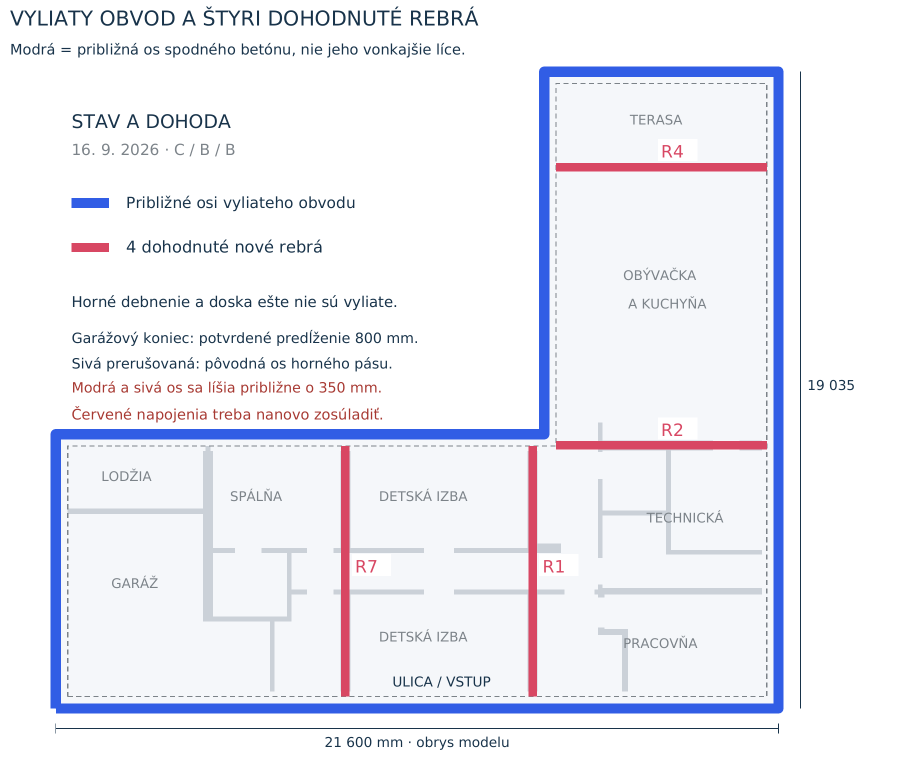
#> input picture foundation-analysis/drawings/agreed-ribs.png, 1800 x 1520 px, given in place of boucle-taupe-albedo.jpg, which was not available (shown at 1/2 size)
$ python prepare_living_palette.py
#> lines starting #> are read from the running program, lines starting #| are printed output that depends on the picture; pictures that were not available may be replaced by others from this repository, and a replacement may not be noted
from pathlib import Path
from PIL import Image,ImageStat
import argparse
import json
parser = argparse.ArgumentParser(description='Prepare the warm living-room variants of existing material maps.')
parser.add_argument('--root', type=Path, default=Path(__file__).resolve().parents[3])
parser.add_argument('--output', type=Path)
args = parser.parse_args()
ROOT = args.root.resolve() / 'public/assets/textures'
OUT = (args.output or args.root / 'output/archviz/living-palette').resolve()
OUT.mkdir(parents=True, exist_ok=True)
SPECS=[('boucle-taupe-albedo.jpg','living-boucle-ecru-albedo.jpg','#D8C8B2',.60),('rug-wool-taupe-albedo.jpg','living-wool-sand-albedo.jpg','#BCAE96',.70),('oak-veneer-albedo.jpg','living-natural-oak-albedo.jpg','#BE9566',.90),('stone-dark-albedo.jpg','living-warm-stone-albedo.jpg','#BDAF98',.60)]
def linear(v):return v/12.92 if v<=.04045 else ((v+.055)/1.055)**2.4
def srgb(v):return 12.92*v if v<=.0031308 else 1.055*v**(1/2.4)-.055
result=[]
for source,name,color,contrast in SPECS:
 im=Image.open(ROOT/source).convert('RGB');mean=ImageStat.Stat(im).mean;target=[int(color[i:i+2],16) for i in (1,3,5)];channels=[]
#> further down, im is the input picture: PIL image 1800x1520 RGB; mean R, G, B 237.1, 238.1, 245.6
#> after `mean = ImageStat.Stat(im).mean`: mean = [237.1, 238.1, 245.6]
 for channel,average,t in zip(im.split(),mean,target):
  lut=[]
  for i in range(256):
   variation=(linear(i/255)/max(.001,linear(average/255)))**contrast
   variation=max(.6,min(1.35,variation))
   lut.append(round(max(0,min(1,srgb(linear(t/255)*variation)))*255))
  channels.append(channel.point(lut))
#> this loop made 3 passes
#> (average, t) on passes 1 to 3: (237.1, 216), (238.1, 200), (245.6, 178)
#> after the loop, channels = 3 items
 output=Image.merge('RGB',channels);output.save(OUT/name,quality=94,optimize=True);result.append({'file':name,'source':source,'targetSrgb':color,'meanSrgb':[round(x,1) for x in ImageStat.Stat(output).mean],'bytes':(OUT/name).stat().st_size})
#> after `output = Image.merge('RGB', channels)`:
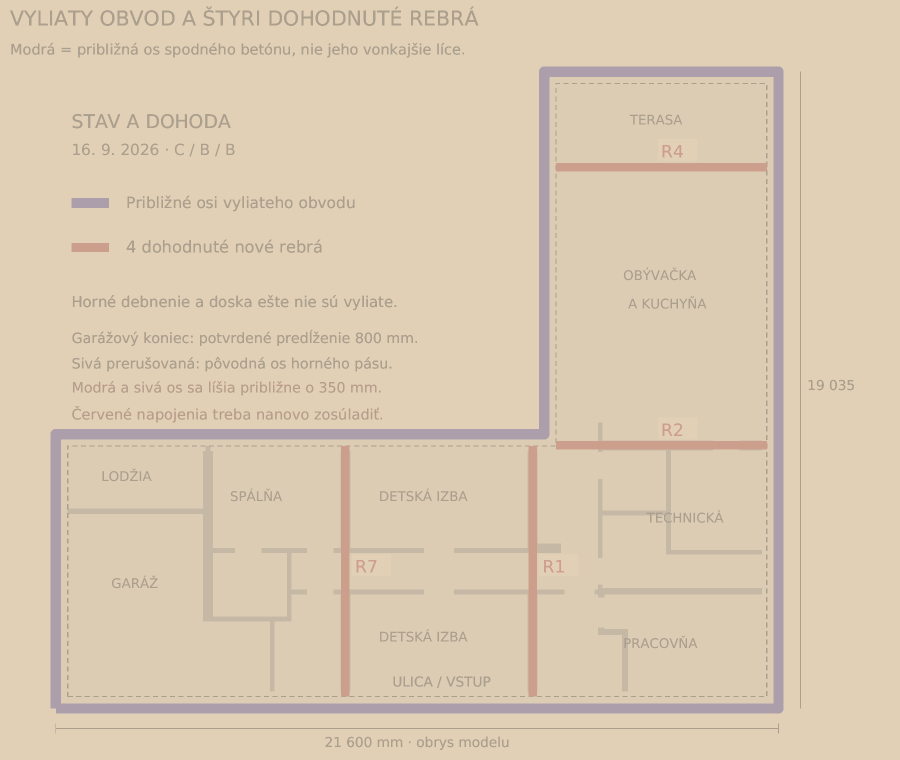
#> output: PIL image 1800x1520 RGB (shown at 1/2 size); mean R, G, B 219.5, 202.3, 178.9
#> (the run stopped early here; a loop or call above may not have finished)

$ run again, on foundation-analysis/drawings/technical/sheet-1.png
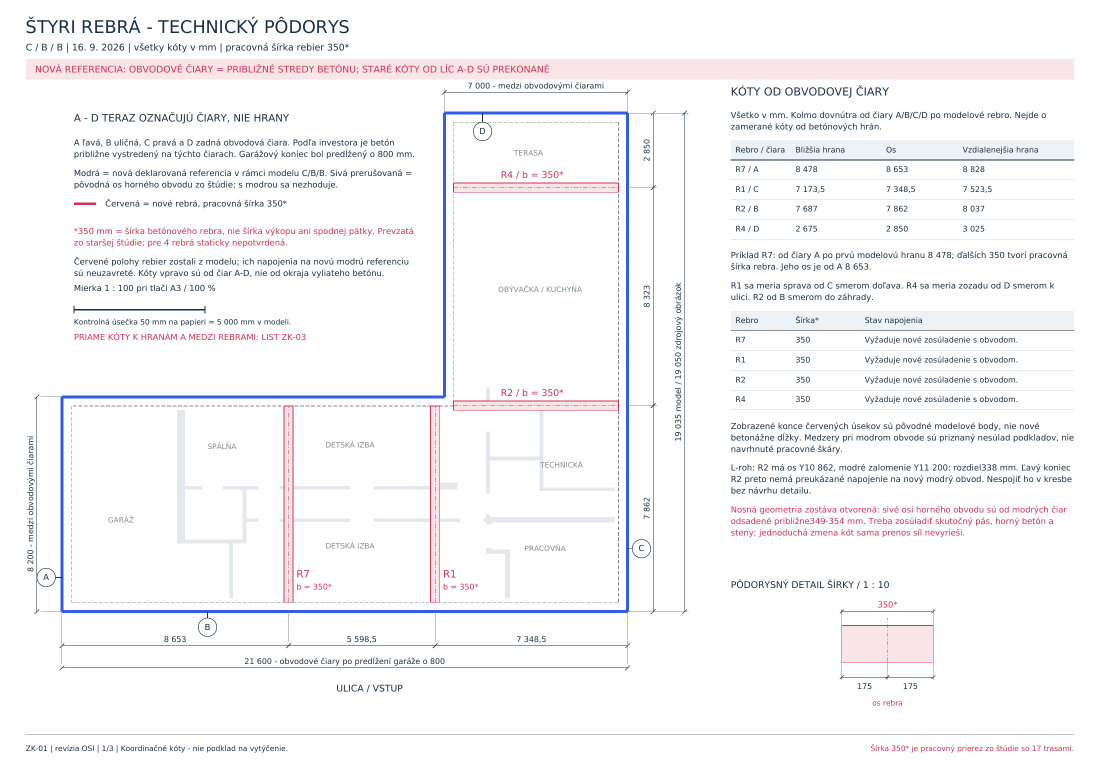
#> input picture foundation-analysis/drawings/technical/sheet-1.png, 2200 x 1556 px, given in place of boucle-taupe-albedo.jpg, which was not available (shown at 1/2 size)
#> im is the input picture: PIL image 2200x1556 RGB; mean R, G, B 247.3, 246.4, 248.4
#> mean = [247.3, 246.4, 248.4]
#> the loop `for channel,average,t in zip(im.split(),mean,target):` made 3 passes
#> (average, t) on passes 1 to 3: (247.3, 216), (246.4, 200), (248.4, 178)
#> after the loop `for channel,average,t in zip(im.split(),mean,target):`: channels = 3 items
#> `output = Image.merge('RGB', channels)`:
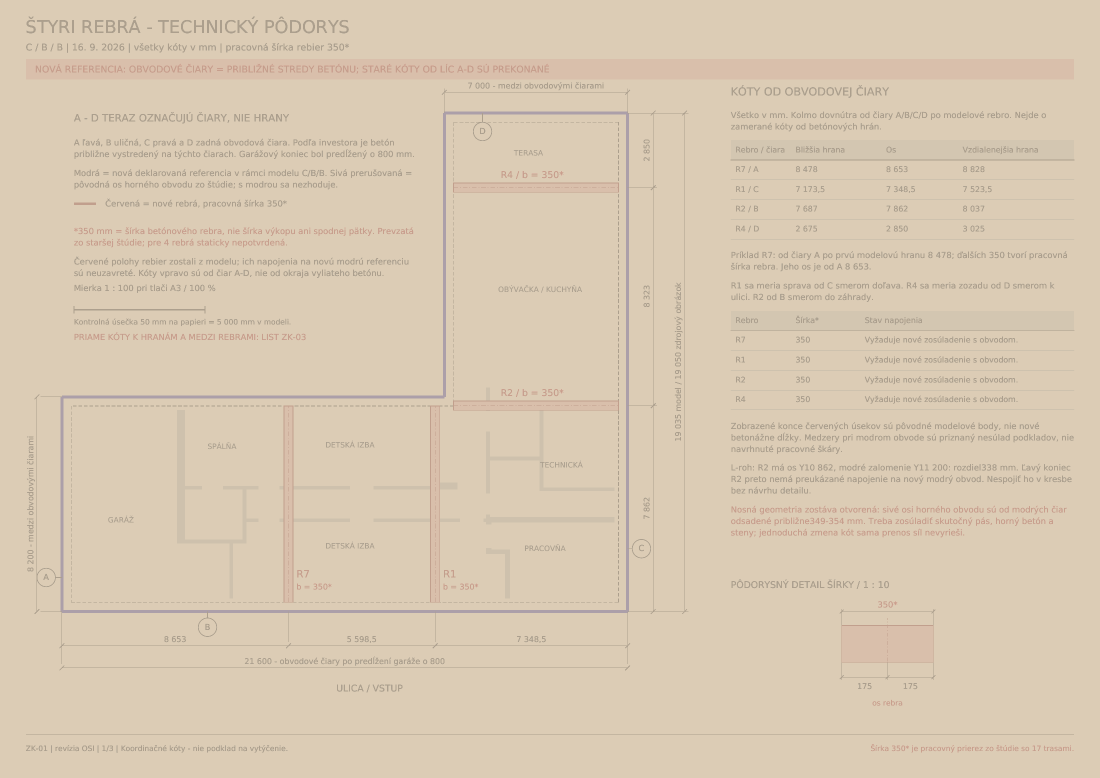
#> output: PIL image 2200x1556 RGB (shown at 1/2 size); mean R, G, B 217.6, 201.3, 178.9
